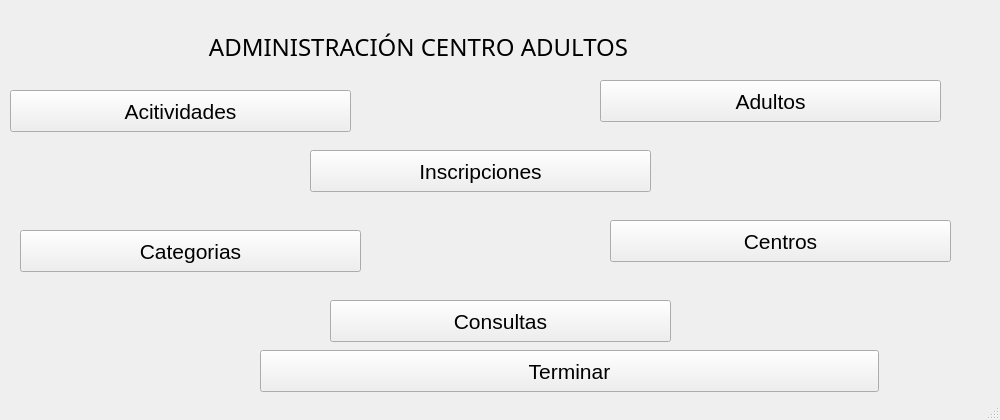
<?xml version="1.0" encoding="UTF-8"?>
<ui version="4.0">
 <class>MainWindow</class>
 <widget class="QMainWindow" name="MainWindow">
  <property name="geometry">
   <rect>
    <x>0</x>
    <y>0</y>
    <width>1000</width>
    <height>420</height>
   </rect>
  </property>
  <property name="windowTitle">
   <string>Proyectos de Facultad</string>
  </property>
  <widget class="QWidget" name="centralwidget">
   <widget class="QPushButton" name="BTerminar">
    <property name="geometry">
     <rect>
      <x>260</x>
      <y>350</y>
      <width>619</width>
      <height>42</height>
     </rect>
    </property>
    <property name="font">
     <font>
      <pointsize>16</pointsize>
     </font>
    </property>
    <property name="text">
     <string>Terminar</string>
    </property>
   </widget>
   <widget class="QLabel" name="LTitulo">
    <property name="geometry">
     <rect>
      <x>110</x>
      <y>30</y>
      <width>617</width>
      <height>33</height>
     </rect>
    </property>
    <property name="font">
     <font>
      <family>Mongolian Baiti</family>
      <pointsize>18</pointsize>
     </font>
    </property>
    <property name="text">
     <string>ADMINISTRACIÓN CENTRO ADULTOS</string>
    </property>
    <property name="alignment">
     <set>Qt::AlignCenter</set>
    </property>
   </widget>
   <widget class="QPushButton" name="BAc">
    <property name="geometry">
     <rect>
      <x>10</x>
      <y>90</y>
      <width>341</width>
      <height>42</height>
     </rect>
    </property>
    <property name="font">
     <font>
      <pointsize>16</pointsize>
     </font>
    </property>
    <property name="text">
     <string>Acitividades</string>
    </property>
   </widget>
   <widget class="QPushButton" name="BDepartamento">
    <property name="geometry">
     <rect>
      <x>600</x>
      <y>80</y>
      <width>341</width>
      <height>42</height>
     </rect>
    </property>
    <property name="font">
     <font>
      <pointsize>16</pointsize>
     </font>
    </property>
    <property name="text">
     <string>Adultos</string>
    </property>
   </widget>
   <widget class="QPushButton" name="BCa">
    <property name="geometry">
     <rect>
      <x>20</x>
      <y>230</y>
      <width>341</width>
      <height>42</height>
     </rect>
    </property>
    <property name="font">
     <font>
      <pointsize>16</pointsize>
     </font>
    </property>
    <property name="text">
     <string>Categorias</string>
    </property>
   </widget>
   <widget class="QPushButton" name="BCe">
    <property name="geometry">
     <rect>
      <x>610</x>
      <y>220</y>
      <width>341</width>
      <height>42</height>
     </rect>
    </property>
    <property name="font">
     <font>
      <pointsize>16</pointsize>
     </font>
    </property>
    <property name="text">
     <string>Centros</string>
    </property>
   </widget>
   <widget class="QPushButton" name="BIns">
    <property name="geometry">
     <rect>
      <x>310</x>
      <y>150</y>
      <width>341</width>
      <height>42</height>
     </rect>
    </property>
    <property name="font">
     <font>
      <pointsize>16</pointsize>
     </font>
    </property>
    <property name="text">
     <string>Inscripciones</string>
    </property>
   </widget>
   <widget class="QPushButton" name="BCon">
    <property name="geometry">
     <rect>
      <x>330</x>
      <y>300</y>
      <width>341</width>
      <height>42</height>
     </rect>
    </property>
    <property name="font">
     <font>
      <pointsize>16</pointsize>
     </font>
    </property>
    <property name="text">
     <string>Consultas</string>
    </property>
   </widget>
  </widget>
  <widget class="QStatusBar" name="statusbar"/>
 </widget>
 <resources/>
 <connections/>
</ui>
